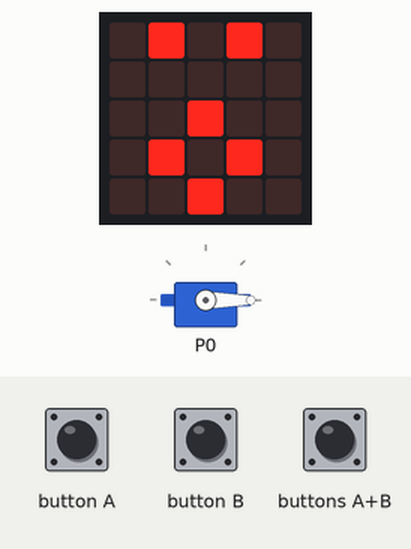
This program was run on a simulated BBC micro:bit (MakeCode). On the bench: servo, the board's 5×5 LED display. The test bench sets the inputs (shaded band).

Above: at 4.2 s.
4.3 s: buttons A+B pressed for 0.15 s
At 4.9 s:
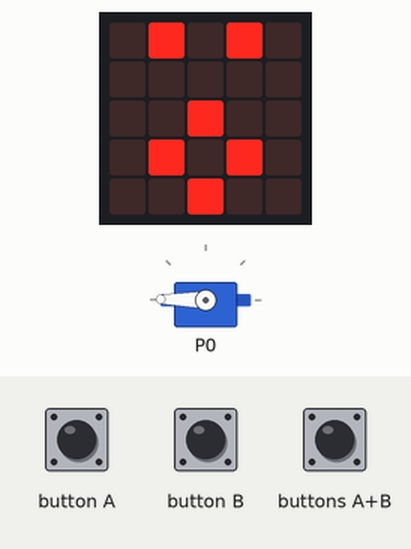
5.9 s: button A pressed for 0.15 s
At 7.1 s:
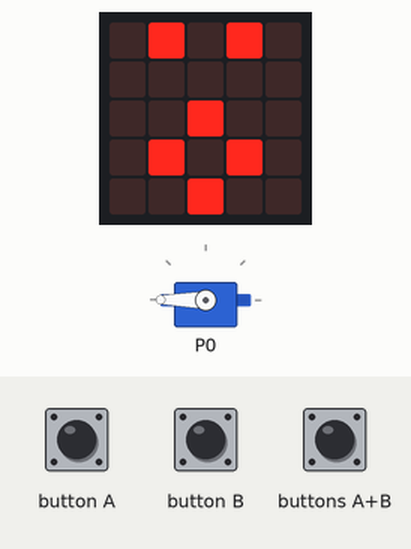
7.5 s: button B pressed for 0.15 s
At 8.3 s:
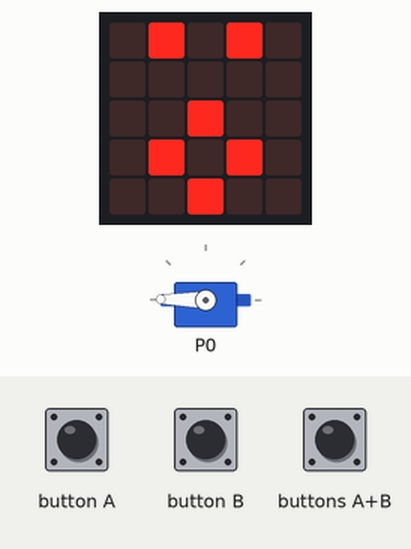
9.1 s: button B pressed 5 times (0.12 s each, 0.3 s apart)
At 11.7 s:
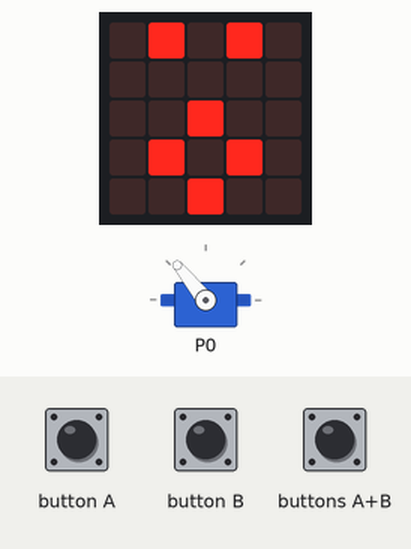
12.1 s: button B pressed for 0.15 s
At 13.0 s:
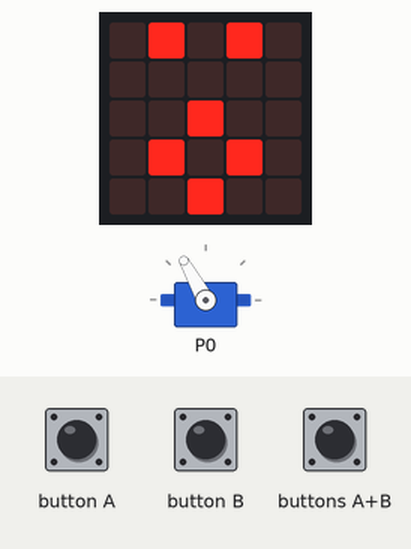
13.7 s: buttons A+B pressed for 1 s
At 15.8 s:
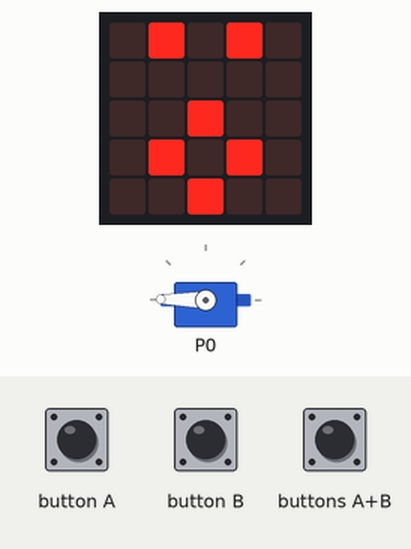
Timing chart, 0 to 17.2 s (numbered marks = the images above; inputs shaded):
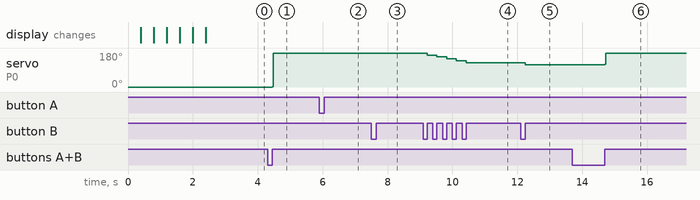

Measured:
- after the input at 4.3 s, servo on P0: 0° → 179° after 0.15 s
- after the input at 5.9 s, servo on P0: 179° → 180° after 0.15 s
- after the input at 7.5 s, servo on P0: 180° → 179° after 0.15 s
- after the input at 9.1 s, servo on P0: moves from 179° to 129° over 1.2 s, starting after 0.12 s
- after the input at 12.1 s, servo on P0: 129° → 119° after 0.15 s
- after the input at 13.7 s, servo on P0: 119° → 179° after 1.0 s

The program:

main.ts
```typescript
/**
 * Hector Moreno
 *
 * S2A
 */
input.onButtonPressed(Button.A, function () {
    posicion += 10
    servos.P0.setAngle(posicion)
    if (posicion == 180) {
        servos.P0.stop()
    }
})
input.onButtonPressed(Button.AB, function () {
    for (let index = 0; index < 180; index++) {
        posicion += 1
        servos.P0.setAngle(posicion)
        if (posicion == 180) {
            posicion += -1
            servos.P0.setAngle(posicion)
        }
    }
})
input.onButtonPressed(Button.B, function () {
    posicion += -10
    servos.P0.setAngle(posicion)
    if (posicion == 0) {
        servos.P0.stop()
    }
})
let posicion = 0
servos.P0.setRange(0, 180)
servos.P0.setAngle(0)
posicion = 0
basic.showLeds(`
    # . # . #
    . # . # .
    # . # . #
    . # . # .
    # . # . #
    `)
basic.showLeds(`
    . # . # .
    # . # . #
    . # . # .
    # . # . #
    . # . # .
    `)
basic.showLeds(`
    # . # . #
    . # . # .
    # . # . #
    . # . # .
    # . # . #
    `)
basic.showLeds(`
    . # . # .
    # . # . #
    . # . # .
    # . # . #
    . # . # .
    `)
basic.showLeds(`
    # . # . #
    . # . # .
    # . # . #
    . # . # .
    # . # . #
    `)
basic.showLeds(`
    . # . # .
    # . # . #
    . # . # .
    # . # . #
    . # . # .
    `)
basic.showIcon(IconNames.Surprised)
```

test.ts
```typescript
// aquí va el archivo "tests"; esto no se compilará cuando este paquete se utilice como una extensión.
```
